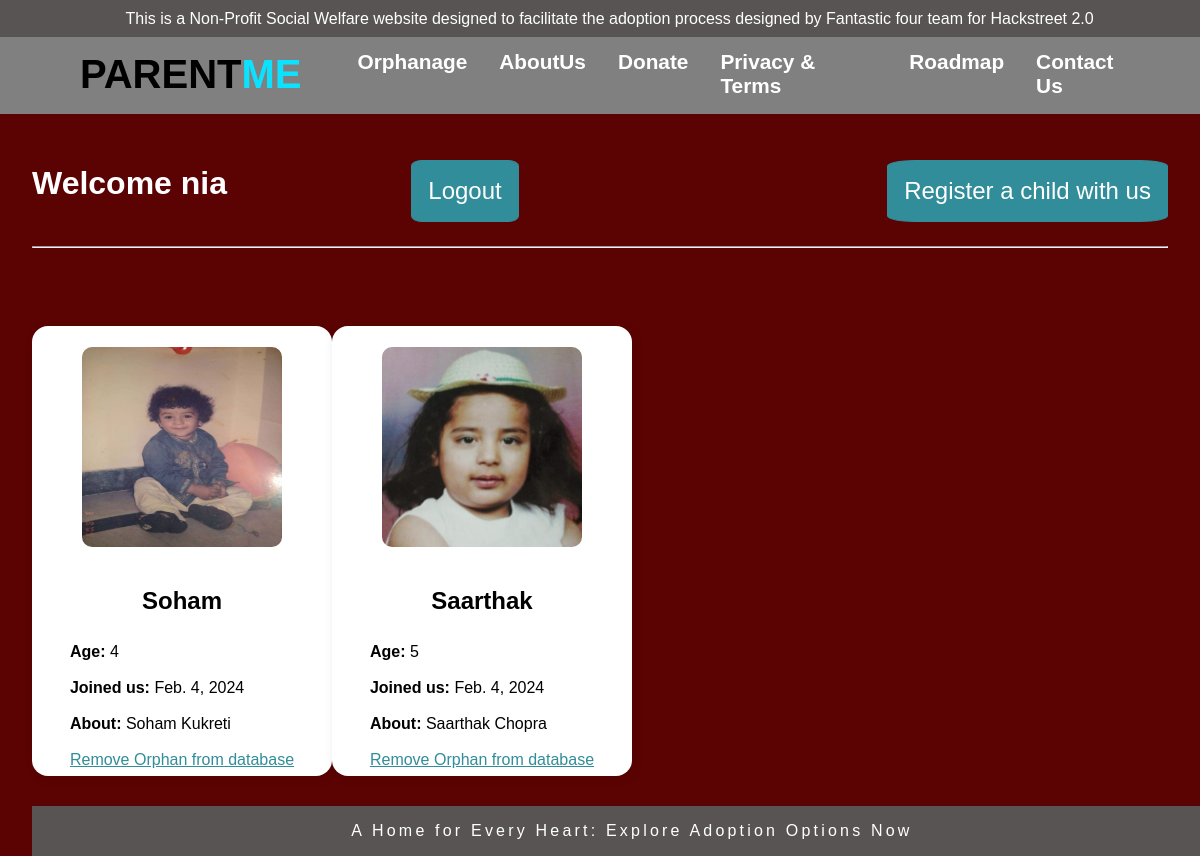
The app's page /Orphans/ (signed in) with its own data.
### main/models.py (models this page shows, shortened)
class Orphan(models.Model):
    orphanage = models.ForeignKey(User,on_delete=models.CASCADE,null=True,blank=True)
    child_image = models.ImageField(null=True,blank=True,upload_to="images/")
    name = models.CharField(max_length=200)
    description = models.TextField(null=True,blank=True)
    age = models.CharField(max_length=2)
    joined = models.DateField(auto_now_add=True)
    class Meta:
        ordering = ['age']

### main/views.py (the view)
# urls.py: path('Orphans/',views.OrphanList.as_view(),name='OrphanList'),
class OrphanList(LoginRequiredMixin, ListView):
    model = Orphan
    context_object_name = 'Orphans'
    def get_context_data(self, **kwargs):
        context = super().get_context_data(**kwargs)
        context['Orphans'] = context['Orphans'].filter(orphanage=self.request.user)
        return context

### main/templates/main/orphan_list.html
{% extends 'main/base.html' %}
{% block content %}
<div class="top">
    {% if request.user.is_authenticated %}
    <h1 style="color:white;">Welcome {{request.user}}</h1>
    <a href="{% url 'logout-orphanage' %}" class="btn" style="margin: 1rem 0 1rem 0;">Logout</a>
    {% else %}
        <a href="{% url 'login-orphanage' %}">Login</a>
    {% endif %}
    <br>
    <a href="{% url 'AddOrphan' %}" class="btn" style="margin: 1rem 0 1rem 0;">Register a child with us</a>
</div>
<hr>
<div class="outergrid">
    {% for orphan in Orphans %}
    <div class="gridcell">
        {% if orphan.child_image %}
            <img src="{{orphan.child_image.url}}" width="200px" height="200px" style="border-radius: 5%;">
        {% else %}
            <img src="/static/assets/images/noUser.png" width="200px" height="200px" style="border-radius: 5%;">
        {% endif %}
        <div>
            <h2><a href="{% url 'UpdateOrphanDetails' orphan.id %}" style="text-decoration: none; color: black;">{{orphan.name}}</a></h2>
        </div>
        <div class="details">
            <b>Age: </b>{{orphan.age}}<br><br>
            <b>Joined us: </b>{{orphan.joined}}<br><br>
            <b>About: </b>{{orphan.description}}<br><br>
            <a href="{% url 'RemoveOrphan' orphan.id %}" style="color: rgb(49,141,153);">Remove Orphan from database</a>
        </div>
    </div>
    {% endfor %}
{% endblock content %}

### main/templates/main/base.html (style rules this page uses)
body { margin: 0px; font-family: Arial, sans-serif; background-color: rgb(91, 3, 3); }
.outergrid { display: grid; grid-template-columns: 1fr 1fr 1fr 1fr; margin-bottom: 3rem; }
.gridcell { max-width: 550px; border-radius: 1em; margin: auto; background-color: #fff; -webkit-box-shadow: 2px 2px 13px -4px rgba(0,0,0,0.21); box-shadow: 2px 2px 13px -4px rgba(0,0,0,0.21); width: 300px; height: 450px; margin-top: 70px; display: grid; grid-template-rows: 6fr 0.5fr 3.5fr; place-self: center; place-items: center; }
.btn { text-decoration: none; background-color: rgb(49,141,153); color: white; padding: 1rem; width: 50; height: 50; border: 0.1rem solid rgb(49,141,153); border-radius: 10%; margin-left: 0rem; margin-right: 5rem; margin-top: 1rem; font-size: 1.5rem; }
.top { display: flex; justify-content: space-between; }

### records on screen
Orphan: child_image (picture), name "Soham", age "4", joined "Feb. 4, 2024", description "Soham Kukreti"
Orphan: child_image (picture), name "Saarthak", age "5", joined "Feb. 4, 2024", description "Saarthak Chopra"

### other values on screen
{{ request.user }} "nia"
